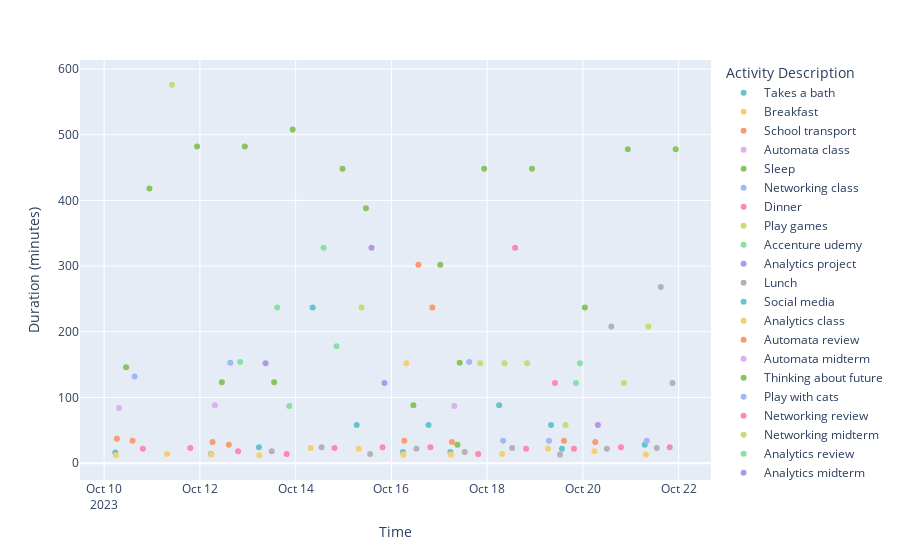

Notebook cell for this chart:
### Code cell
df['Start Time'] = pd.to_datetime(df['Start Time'], format='mixed')

# Create the scatter plot
fig1 = px.scatter(df, x='Start Time', y='Duration (mins)', color='Activity Description',
                  title='', labels={'Start Time': 'Time', 'Duration (mins)': 'Duration (minutes)'},
                  color_discrete_sequence=px.colors.qualitative.Pastel)
fig1.show()

### Figure 1 — Plotly figure (JSON) as saved in the notebook; plotly's stock layout.template omitted (floating-point values rounded to 4 significant figures)
{"data": [{"hovertemplate": "Activity Description=Takes a bath<br>Time=%{x}<br>Duration (minutes)=%{y}<extra></extra>", "legendgroup": "Takes a bath", "marker": {"color": "rgb(102, 197, 204)", "symbol": "circle"}, "mode": "markers", "name": "Takes a bath", "orientation": "v", "showlegend": true, "type": "scatter", "x": ["2023-10-10T05:35:00", "2023-10-12T05:35:00", "2023-10-13T05:35:00", "2023-10-16T05:45:00", "2023-10-17T05:35:00", "2023-10-19T13:30:00"], "xaxis": "x", "y": [16, 14, 24, 17, 17, 22], "yaxis": "y"}, {"hovertemplate": "Activity Description=Breakfast<br>Time=%{x}<br>Duration (minutes)=%{y}<extra></extra>", "legendgroup": "Breakfast", "marker": {"color": "rgb(246, 207, 113)", "symbol": "circle"}, "mode": "markers", "name": "Breakfast", "orientation": "v", "showlegend": true, "type": "scatter", "x": ["2023-10-10T05:53:00", "2023-10-11T07:30:00", "2023-10-12T05:45:00", "2023-10-13T05:45:00", "2023-10-14T07:30:00", "2023-10-15T07:40:00", "2023-10-16T06:00:00", "2023-10-17T05:50:00", "2023-10-18T07:30:00", "2023-10-19T06:30:00", "2023-10-20T05:45:00", "2023-10-21T07:30:00"], "xaxis": "x", "y": [12, 14, 13, 12, 23, 22, 13, 13, 14, 22, 18, 13], "yaxis": "y"}, {"hovertemplate": "Activity Description=School transport<br>Time=%{x}<br>Duration (minutes)=%{y}<extra></extra>", "legendgroup": "School transport", "marker": {"color": "rgb(248, 156, 116)", "symbol": "circle"}, "mode": "markers", "name": "School transport", "orientation": "v", "showlegend": true, "type": "scatter", "x": ["2023-10-10T06:23:00", "2023-10-10T14:14:00", "2023-10-12T06:20:00", "2023-10-12T14:30:00", "2023-10-16T06:30:00", "2023-10-17T06:20:00", "2023-10-19T14:30:00", "2023-10-20T06:10:00"], "xaxis": "x", "y": [37, 34, 32, 28, 34, 32, 34, 32], "yaxis": "y"}, {"hovertemplate": "Activity Description=Automata class<br>Time=%{x}<br>Duration (minutes)=%{y}<extra></extra>", "legendgroup": "Automata class", "marker": {"color": "rgb(220, 176, 242)", "symbol": "circle"}, "mode": "markers", "name": "Automata class", "orientation": "v", "showlegend": true, "type": "scatter", "x": ["2023-10-10T07:30:00", "2023-10-12T07:30:00"], "xaxis": "x", "y": [84, 88], "yaxis": "y"}, {"hovertemplate": "Activity Description=Sleep<br>Time=%{x}<br>Duration (minutes)=%{y}<extra></extra>", "legendgroup": "Sleep", "marker": {"color": "rgb(135, 197, 95)", "symbol": "circle"}, "mode": "markers", "name": "Sleep", "orientation": "v", "showlegend": true, "type": "scatter", "x": ["2023-10-10T11:00:00", "2023-10-10T22:43:00", "2023-10-11T22:35:00", "2023-10-12T11:00:00", "2023-10-12T22:30:00", "2023-10-13T13:12:00", "2023-10-13T22:30:00", "2023-10-14T23:30:00", "2023-10-15T11:14:00", "2023-10-16T11:00:00", "2023-10-17T00:30:00", "2023-10-17T10:13:00", "2023-10-17T22:30:00", "2023-10-18T22:30:00", "2023-10-20T01:00:00", "2023-10-20T22:30:00", "2023-10-21T22:30:00"], "xaxis": "x", "y": [146, 418, 482, 123, 482, 123, 508, 448, 388, 88, 302, 153, 448, 448, 237, 478, 478], "yaxis": "y"}, {"hovertemplate": "Activity Description=Networking class<br>Time=%{x}<br>Duration (minutes)=%{y}<extra></extra>", "legendgroup": "Networking class", "marker": {"color": "rgb(158, 185, 243)", "symbol": "circle"}, "mode": "markers", "name": "Networking class", "orientation": "v", "showlegend": true, "type": "scatter", "x": ["2023-10-10T15:15:00", "2023-10-12T15:15:00", "2023-10-17T15:00:00"], "xaxis": "x", "y": [132, 153, 154], "yaxis": "y"}, {"hovertemplate": "Activity Description=Dinner<br>Time=%{x}<br>Duration (minutes)=%{y}<extra></extra>", "legendgroup": "Dinner", "marker": {"color": "rgb(254, 136, 177)", "symbol": "circle"}, "mode": "markers", "name": "Dinner", "orientation": "v", "showlegend": true, "type": "scatter", "x": ["2023-10-10T19:23:00", "2023-10-11T19:12:00", "2023-10-12T19:10:00", "2023-10-13T19:30:00", "2023-10-14T19:30:00", "2023-10-15T19:35:00", "2023-10-16T19:30:00", "2023-10-17T19:30:00", "2023-10-18T19:30:00", "2023-10-19T19:30:00", "2023-10-20T19:03:00", "2023-10-21T19:30:00"], "xaxis": "x", "y": [22, 23, 18, 14, 23, 24, 24, 14, 22, 22, 24, 24], "yaxis": "y"}, {"hovertemplate": "Activity Description=Play games<br>Time=%{x}<br>Duration (minutes)=%{y}<extra></extra>", "legendgroup": "Play games", "marker": {"color": "rgb(201, 219, 116)", "symbol": "circle"}, "mode": "markers", "name": "Play games", "orientation": "v", "showlegend": true, "type": "scatter", "x": ["2023-10-11T10:00:00", "2023-10-15T09:00:00", "2023-10-17T20:30:00", "2023-10-18T08:40:00", "2023-10-18T20:00:00", "2023-10-20T20:30:00", "2023-10-21T08:47:00"], "xaxis": "x", "y": [576, 237, 152, 152, 152, 122, 208], "yaxis": "y"}, {"hovertemplate": "Activity Description=Accenture udemy<br>Time=%{x}<br>Duration (minutes)=%{y}<extra></extra>", "legendgroup": "Accenture udemy", "marker": {"color": "rgb(139, 224, 164)", "symbol": "circle"}, "mode": "markers", "name": "Accenture udemy", "orientation": "v", "showlegend": true, "type": "scatter", "x": ["2023-10-12T20:10:00", "2023-10-13T14:43:00", "2023-10-13T20:46:00", "2023-10-14T14:00:00", "2023-10-14T20:30:00", "2023-10-19T20:30:00"], "xaxis": "x", "y": [154, 237, 87, 328, 178, 122], "yaxis": "y"}, {"hovertemplate": "Activity Description=Analytics project<br>Time=%{x}<br>Duration (minutes)=%{y}<extra></extra>", "legendgroup": "Analytics project", "marker": {"color": "rgb(180, 151, 231)", "symbol": "circle"}, "mode": "markers", "name": "Analytics project", "orientation": "v", "showlegend": true, "type": "scatter", "x": ["2023-10-13T08:54:00", "2023-10-15T14:00:00", "2023-10-15T20:30:00"], "xaxis": "x", "y": [152, 328, 122], "yaxis": "y"}, {"hovertemplate": "Activity Description=Lunch<br>Time=%{x}<br>Duration (minutes)=%{y}<extra></extra>", "legendgroup": "Lunch", "marker": {"color": "rgb(179, 179, 179)", "symbol": "circle"}, "mode": "markers", "name": "Lunch", "orientation": "v", "showlegend": true, "type": "scatter", "x": ["2023-10-13T12:02:00", "2023-10-14T13:00:00", "2023-10-15T13:20:00", "2023-10-16T12:30:00", "2023-10-17T12:43:00", "2023-10-18T12:30:00", "2023-10-19T12:30:00", "2023-10-20T12:00:00", "2023-10-21T13:00:00"], "xaxis": "x", "y": [18, 24, 14, 22, 17, 23, 13, 22, 23], "yaxis": "y"}, {"hovertemplate": "Activity Description=Social media<br>Time=%{x}<br>Duration (minutes)=%{y}<extra></extra>", "legendgroup": "Social media", "marker": {"color": "rgb(102, 197, 204)", "symbol": "circle"}, "mode": "markers", "name": "Social media", "orientation": "v", "showlegend": true, "type": "scatter", "x": ["2023-10-14T08:30:00", "2023-10-15T06:35:00", "2023-10-16T18:35:00", "2023-10-18T06:00:00", "2023-10-19T08:00:00", "2023-10-21T07:00:00"], "xaxis": "x", "y": [237, 58, 58, 88, 58, 28], "yaxis": "y"}, {"hovertemplate": "Activity Description=Analytics class<br>Time=%{x}<br>Duration (minutes)=%{y}<extra></extra>", "legendgroup": "Analytics class", "marker": {"color": "rgb(246, 207, 113)", "symbol": "circle"}, "mode": "markers", "name": "Analytics class", "orientation": "v", "showlegend": true, "type": "scatter", "x": ["2023-10-16T07:30:00"], "xaxis": "x", "y": [152], "yaxis": "y"}, {"hovertemplate": "Activity Description=Automata review<br>Time=%{x}<br>Duration (minutes)=%{y}<extra></extra>", "legendgroup": "Automata review", "marker": {"color": "rgb(248, 156, 116)", "symbol": "circle"}, "mode": "markers", "name": "Automata review", "orientation": "v", "showlegend": true, "type": "scatter", "x": ["2023-10-16T13:30:00", "2023-10-16T20:30:00"], "xaxis": "x", "y": [302, 237], "yaxis": "y"}, {"hovertemplate": "Activity Description=Automata midterm<br>Time=%{x}<br>Duration (minutes)=%{y}<extra></extra>", "legendgroup": "Automata midterm", "marker": {"color": "rgb(220, 176, 242)", "symbol": "circle"}, "mode": "markers", "name": "Automata midterm", "orientation": "v", "showlegend": true, "type": "scatter", "x": ["2023-10-17T07:30:00"], "xaxis": "x", "y": [87], "yaxis": "y"}, {"hovertemplate": "Activity Description=Thinking about future<br>Time=%{x}<br>Duration (minutes)=%{y}<extra></extra>", "legendgroup": "Thinking about future", "marker": {"color": "rgb(135, 197, 95)", "symbol": "circle"}, "mode": "markers", "name": "Thinking about future", "orientation": "v", "showlegend": true, "type": "scatter", "x": ["2023-10-17T09:05:00"], "xaxis": "x", "y": [28], "yaxis": "y"}, {"hovertemplate": "Activity Description=Play with cats<br>Time=%{x}<br>Duration (minutes)=%{y}<extra></extra>", "legendgroup": "Play with cats", "marker": {"color": "rgb(158, 185, 243)", "symbol": "circle"}, "mode": "markers", "name": "Play with cats", "orientation": "v", "showlegend": true, "type": "scatter", "x": ["2023-10-18T08:00:00", "2023-10-19T07:00:00", "2023-10-21T08:00:00"], "xaxis": "x", "y": [34, 34, 34], "yaxis": "y"}, {"hovertemplate": "Activity Description=Networking review<br>Time=%{x}<br>Duration (minutes)=%{y}<extra></extra>", "legendgroup": "Networking review", "marker": {"color": "rgb(254, 136, 177)", "symbol": "circle"}, "mode": "markers", "name": "Networking review", "orientation": "v", "showlegend": true, "type": "scatter", "x": ["2023-10-18T14:00:00", "2023-10-19T10:00:00"], "xaxis": "x", "y": [328, 122], "yaxis": "y"}, {"hovertemplate": "Activity Description=Networking midterm<br>Time=%{x}<br>Duration (minutes)=%{y}<extra></extra>", "legendgroup": "Networking midterm", "marker": {"color": "rgb(201, 219, 116)", "symbol": "circle"}, "mode": "markers", "name": "Networking midterm", "orientation": "v", "showlegend": true, "type": "scatter", "x": ["2023-10-19T15:15:00"], "xaxis": "x", "y": [58], "yaxis": "y"}, {"hovertemplate": "Activity Description=Analytics review<br>Time=%{x}<br>Duration (minutes)=%{y}<extra></extra>", "legendgroup": "Analytics review", "marker": {"color": "rgb(139, 224, 164)", "symbol": "circle"}, "mode": "markers", "name": "Analytics review", "orientation": "v", "showlegend": true, "type": "scatter", "x": ["2023-10-19T22:30:00"], "xaxis": "x", "y": [152], "yaxis": "y"}, {"hovertemplate": "Activity Description=Analytics midterm<br>Time=%{x}<br>Duration (minutes)=%{y}<extra></extra>", "legendgroup": "Analytics midterm", "marker": {"color": "rgb(180, 151, 231)", "symbol": "circle"}, "mode": "markers", "name": "Analytics midterm", "orientation": "v", "showlegend": true, "type": "scatter", "x": ["2023-10-20T07:30:00"], "xaxis": "x", "y": [58], "yaxis": "y"}, {"hovertemplate": "Activity Description=Softeng coding<br>Time=%{x}<br>Duration (minutes)=%{y}<extra></extra>", "legendgroup": "Softeng coding", "marker": {"color": "rgb(179, 179, 179)", "symbol": "circle"}, "mode": "markers", "name": "Softeng coding", "orientation": "v", "showlegend": true, "type": "scatter", "x": ["2023-10-20T14:15:00", "2023-10-21T15:00:00", "2023-10-21T20:53:00"], "xaxis": "x", "y": [208, 268, 122], "yaxis": "y"}], "layout": {"legend": {"title": {"text": "Activity Description"}, "tracegroupgap": 0}, "margin": {"t": 60}, "xaxis": {"anchor": "y", "domain": [0, 1], "title": {"text": "Time"}}, "yaxis": {"anchor": "x", "domain": [0, 1], "title": {"text": "Duration (minutes)"}}}}
